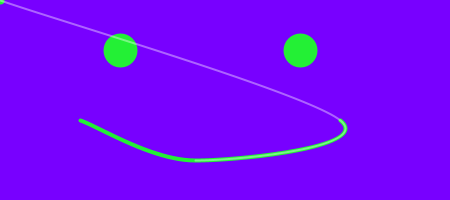
Frame 1 (no input)
Frame 60 (the mouse pressed at the canvas centre just before this capture): identical to frame 1, image omitted
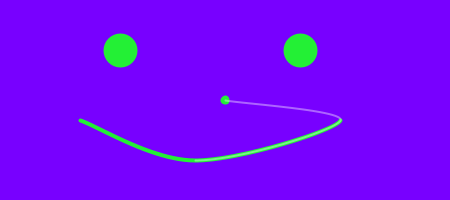
Frame 120 (the mouse held since frame 60 and released just before this capture)

The Processing sketch that drew these frames (run headless with seeded random() and noise(); from frame 60 on, the mouse is pressed at the canvas centre):

// Processing sketch: processing_184091
// ── processing_184091.pde

//drawing a smiley face with curveVertexes
void setup() {
  size(450, 200);
}
void draw() {
  background(120, 0, 255); //purple background
  strokeWeight(4); //make the line 4 pixels wide
  stroke(35, 240, 53); //bright green
  
  // Eyes
  fill(35, 240, 53);
  ellipse(120, 50, 30, 30);
  ellipse(300, 50, 30, 30);
  
  //control point below
  ellipse(mouseX, mouseY, 5, 5);
  
  //The Smile
  noFill();
  beginShape();
  curveVertex(80, 120); // control point
  curveVertex(80, 120); // start of smile
  curveVertex(195, 160); //middle of the smile
  curveVertex(340, 120); //end of smile
  curveVertex(mouseX, mouseY); //end conrol point
  endShape();
  
  //the control line
  stroke(255, 255, 255, 100);
  strokeWeight(2);
  beginShape();
  curveVertex(80, 120);
  curveVertex(195, 160);
  curveVertex(340, 120);
  curveVertex(mouseX, mouseY); //end conrol point
  curveVertex(mouseX, mouseY); //end conrol point
  endShape();

}
